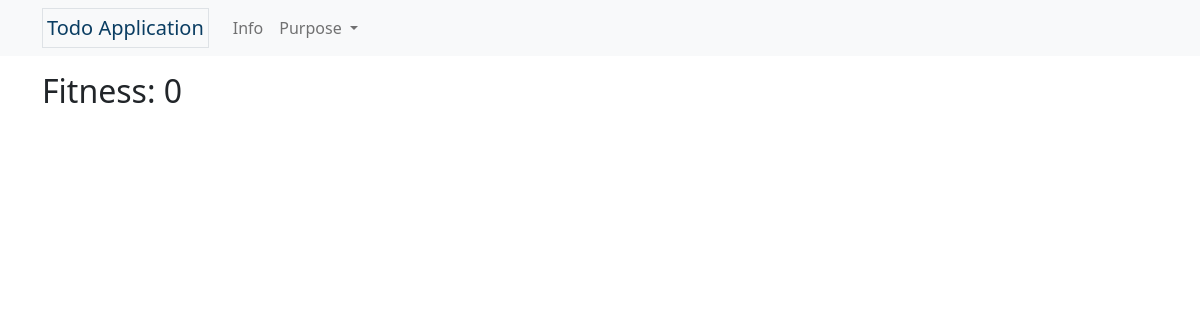
/fitness_info, run on an earlier commit of the app's database.
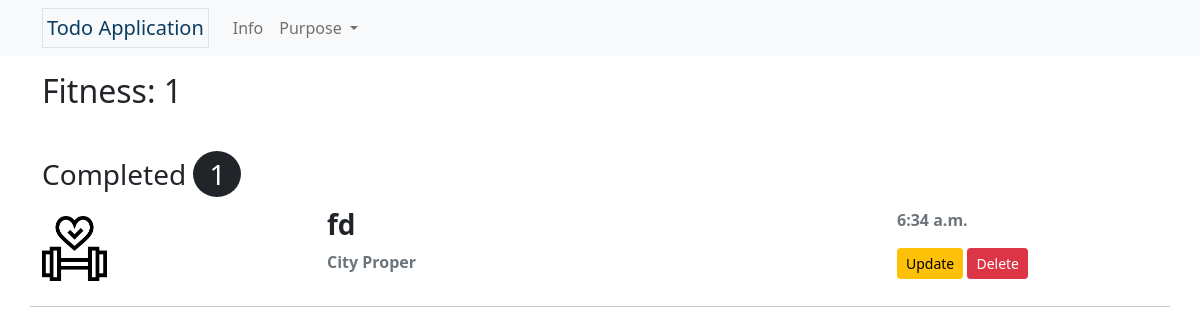
And on a later commit of the database.
### lists/models.py (models this page shows, shortened)
class Tasks(models.Model):
     PURPOSE = (
          ('Personal','Personal'),
          ('Fitness','Fitness'),
          ('School', 'School'),
          ('Business','Business'),
          ('Office','Office'),
     )
     PLACE = (
          ('City Proper', 'City Proper'),
          ('Jaro', 'Jaro'),
          ('La Paz', 'La Paz'),
          ('Lapuz', 'Lapuz'),
          ('Mandurriao', 'Mandurriao'),
          ('Molo', 'Molo'),
          ('Villa Arevalo', 'Villa Arevalo'),
          ('Lapuz', 'Lapuz'),
     )
     purpose = models.CharField(max_length=8, choices=PURPOSE, default='Personal')
     title = models.CharField(max_length=50, unique=True)
     completed = models.BooleanField(default=False)
     slug = models.SlugField(max_length=50, unique=True, blank=True)
     place = models.CharField(max_length=16, choices=PLACE, default='City Proper')
     note = models.TextField(max_length=100, blank=True)
     date_created = models.DateTimeField(default=datetime.now, blank=True)

### lists/views.py (the view)
# urls.py: path('fitness_info', views.fitness, name='fitness-info'),
def fitness(request):
    fitness_items = Tasks.objects.filter(purpose='Fitness').all()
    fitness_count = Tasks.objects.filter(purpose='Fitness').count()
    completed_count = Tasks.objects.filter(purpose='Fitness').filter(completed=True).count()
    completed = Tasks.objects.filter(purpose='Fitness').filter(completed=True).all().order_by('id')
    context = {'fitness_items': fitness_items, 'fitness_count': fitness_count, 'completed_count': completed_count, 'completed': completed}
    return render(request, 'lists/fitness.html', context)

### lists/templates/lists/fitness.html (shortened to what this page needs)
{% extends 'partials/base.html' %}
{% load static %}
{% load tz %}
{% block content %}
<div class="container">
    <h2 class="mb-4">Fitness: {{ fitness_count }}</h2>
    {% if completed_count > 0 %}
        <h3 class="mt-5 mb-3">Completed <span class="px-3 py-1 rounded-circle bg-dark text-white">{{ completed_count }}</span></h3>
        {% for task in completed %}
            {% include 'partials/row_item.html' %}
        {% endfor %}
    {% endif %}
</div>
{% endblock content %}

### lists/templates/partials/row_item.html (shortened to what this page needs)
{% load static %}
{% load tz %}
<div class="row">
    <div class="col-3 d-flex align-items-center">
        {% if task.purpose == 'School' %}
            <img src="{% static 'lists/img/school.png' %}" alt="School icon" class="w-25">
        {% elif task.purpose == 'Fitness' %}
            <img src="{% static 'lists/img/fitness.png' %}" alt="Fitness icon" class="w-25">
        {% elif task.purpose == 'Business' %}
            <img src="{% static 'lists/img/stats.png' %}" alt="Business icon" class="w-25">
        {% elif task.purpose == 'Office' %}
            <img src="{% static 'lists/img/work.png' %}" alt="Office icon" class="w-25">
        {% else %}
            <img src="{% static 'lists/img/user.png' %}" alt="Personal icon" class="w-25">
        {% endif %}
    </div>
    <div class="col-6 my-auto">
        <h3 class="fw-bold">{{ task.title|truncatechars:30 }}</h3>
        <p class="text-muted fw-bold">{{ task.place }}</p>
    </div>
    <div class="col-3">
            <p class="text-muted fw-bold">{{ task.date_created|date:'g:i a' }}</p>
            <a href="{% url 'update-task' task.slug %}?next={{ request.path|urlencode }}" class="btn btn-warning btn-sm">Update</a>
            <a href="{% url 'delete-task' task.slug %}?next={{ request.path|urlencode }}" class="btn btn-danger btn-sm">Delete</a>
    </div>
    <hr class="mt-3">
</div>

What changed in the data, as far as the page shows it:
added Tasks: title "fd", place "City Proper", date_created "6:34 a.m."
Also different on the page:
{{ fitness_count }}: "0" → "1"
{{ completed_count }}: (not shown) → "1"
text now shown: "Completed"
